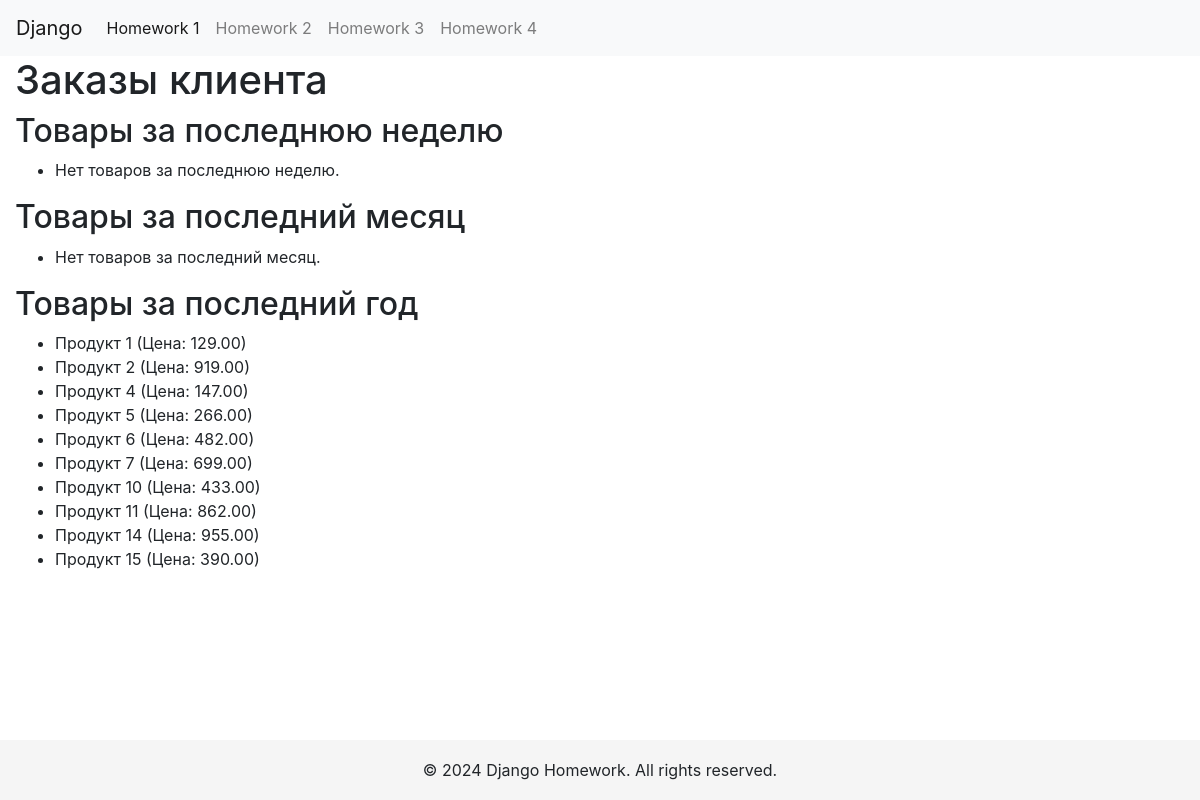
Page /hw3/client/2/orders/ on the committed database.
### hw3_app/models.py (models this page shows, shortened)
class Product(models.Model):
    name = models.CharField(max_length=255, verbose_name="Название")
    description = models.TextField(verbose_name="Описание")
    price = models.DecimalField(max_digits=10, decimal_places=2, verbose_name="Цена")
    quantity = models.IntegerField(verbose_name="Количество")
    date_added = models.DateTimeField(default=timezone.now, verbose_name="Дата добавления")

### hw3_app/views.py (the view)
# urls.py: path('client/<int:client_id>/orders/', client_orders, name='client-orders'),
def client_orders(request, client_id):
    today = timezone.now()
    context = {
        'products_week': unique_products(client_id, today - timedelta(days=7)),
        'products_month': unique_products(client_id, today - timedelta(days=30)),
        'products_year': unique_products(client_id, today - timedelta(days=365)),
    }
    return render(request, 'hw3_app/client_orders.html', context)

### hw3_app/views.py (called while the page is built)
def unique_products(client_id, date_from):
    orders = Order.objects.filter(client_id=client_id, order_date__gte=date_from)
    product_ids = set()
    for order in orders:
        product_ids.update(order.products.values_list('id', flat=True))
    return Product.objects.filter(id__in=product_ids)

### hw3_app/templates/hw3_app/client_orders.html (shortened to what this page needs)
{% extends 'base.html' %}
{% block content %}
<h1>Заказы клиента</h1>
<div>
    <h2>Товары за последнюю неделю</h2>
    <ul>
        {% for product in products_week %}
            <li>{{ product.name }} (Цена: {{ product.price }})</li>
        {% empty %}
            <li>Нет товаров за последнюю неделю.</li>
        {% endfor %}
    </ul>
</div>
<div>
    <h2>Товары за последний месяц</h2>
    <ul>
        {% for product in products_month %}
            <li>{{ product.name }} (Цена: {{ product.price }})</li>
        {% empty %}
            <li>Нет товаров за последний месяц.</li>
        {% endfor %}
    </ul>
</div>
<div>
    <h2>Товары за последний год</h2>
    <ul>
        {% for product in products_year %}
            <li>{{ product.name }} (Цена: {{ product.price }})</li>
        {% empty %}
            <li>Нет товаров за последний год.</li>
        {% endfor %}
    </ul>
</div>
{% endblock %}

### templates/base.html (style rules this page uses)
body, html { height: 100%; margin: 0; }

### rows in the picture
Product: name "Продукт 1", price "129.00"
Product: name "Продукт 2", price "919.00"
Product: name "Продукт 4", price "147.00"
Product: name "Продукт 5", price "266.00"
Product: name "Продукт 6", price "482.00"
Product: name "Продукт 7", price "699.00"
Product: name "Продукт 10", price "433.00"
Product: name "Продукт 11", price "862.00"
Product: name "Продукт 14", price "955.00"
Product: name "Продукт 15", price "390.00"
